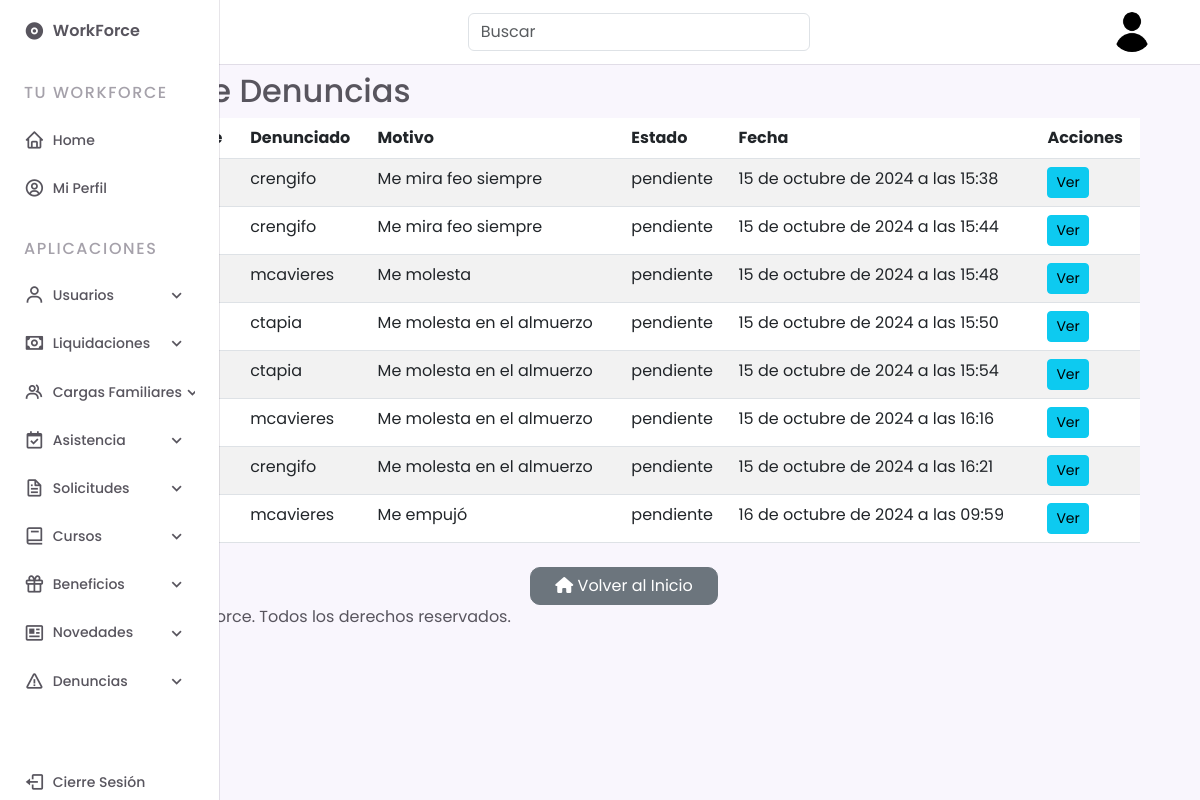
The page /gestiones/denuncias/ (signed in) on the database its author committed.
### gestiones/models.py (models this page shows, shortened)
class Denuncia(models.Model):
    ESTADOS_DENUNCIA = [
        ('pendiente', 'Pendiente'),
        ('revision', 'En Revisión'),
        ('resuelta', 'Resuelta'),
    ]
    denunciado = models.ForeignKey(settings.AUTH_USER_MODEL, on_delete=models.CASCADE, related_name='denuncias_recibidas')
    denunciante = models.ForeignKey(settings.AUTH_USER_MODEL, on_delete=models.CASCADE, related_name='denuncias_realizadas')
    motivo = models.CharField(max_length=255)
    descripcion = models.TextField()
    evidencias = models.FileField(upload_to='evidencias_denuncias/', null=True, blank=True)
    contacto_urgencia = models.CharField(max_length=100)
    estado = models.CharField(max_length=50, choices=ESTADOS_DENUNCIA, default='pendiente')
    fecha_creacion = models.DateTimeField(auto_now_add=True)
    fecha_limite = models.DateField(null=True, blank=True)
    PRIORIDADES_DENUNCIA = [
        ('baja', 'Baja'),
        ('media', 'Media'),
        ('alta', 'Alta'),
    ]
    prioridad = models.CharField(max_length=50, choices=PRIORIDADES_DENUNCIA, default='media')

class CustomUser(AbstractUser):
    empresa = models.ForeignKey(Empresa, on_delete=models.CASCADE, null=True, blank=True)
    area = models.ForeignKey(Area, on_delete=models.SET_NULL, null=True, blank=True)
    cargo = models.CharField(max_length=255, blank=True, null=True)
    fecha_contratacion = models.DateField(blank=True, null=True)
    foto_perfil = models.ImageField(upload_to='fotos_perfil/', null=True, blank=True)
    telefono = models.CharField(max_length=15, null=True, blank=True)
    fecha_nacimiento = models.DateField(null=True, blank=True)
    direccion = models.CharField(max_length=255, blank=True, null=True)
    salud = models.CharField(max_length=30, choices=[
        ('fonasa', 'Fonasa'),
        ('banmedica', 'Banmédica'),
        ('colmena', 'Colmena Golden Cross'),
        ('consalud', 'Consalud'),
        ('cruzblanca', 'CruzBlanca'),
        ('esencial', 'Esencial'),
        ('masvida', 'Nueva Masvida'),
        ('vidatres', 'Vida Tres'),
    ], blank=True, null=True)
    afp = models.CharField(max_length=30, choices=[
        ('capital', 'AFP Capital'),
        ('cuprum', 'AFP Cuprum'),
        ('habitat', 'AFP Habitat'),
        ('modelo', 'AFP Modelo'),
        ('planvital', 'AFP Planvital'),
        ('provida', 'AFP Provida'),
        ('uno', 'AFP Uno'),
    ], blank=True, null=True)
    horario_asignado = models.CharField(max_length=20, choices=[
        ('8:00-17:30', '8:00 a 17:30'),
        ('9:00-18:30', '9:00 a 18:30'),
        ('21:00-8:00', '21:00 a 8:00'),
        ('otro', 'Otro'),
    ], null=True, blank=True)
    rut = models.CharField(max_length=12, unique=True, null=True, blank=True)
    def __str__(self):
        return self.username

### gestiones/views.py (the view)
# urls.py: path('denuncias/', views.lista_denuncias, name='lista_denuncias'),
@login_required
def lista_denuncias(request):
    if request.user.area.nombre == 'Recursos Humanos' and request.user.cargo == 'Analista de Personas':
        denuncias = Denuncia.objects.all()
    else:
        denuncias = Denuncia.objects.filter(denunciante=request.user)
    return render(request, 'gestiones/denuncias/lista_denuncias.html', {'denuncias': denuncias})

### core/templatetags/custom_tags.py (called while the page is built)
@register.filter
def is_supervisor(user):
    return user.groups.filter(name='supervisores').exists()

### gestiones/templates/gestiones/denuncias/lista_denuncias.html
{% extends "base.html" %}
{%load static %}
{% block content %}
<div class="container">
    <h2>Lista de Denuncias</h2>
    <table class="table table-striped">
        <thead>
            <tr>
                <th>Denunciante</th>
                <th>Denunciado</th>
                <th>Motivo</th>
                <th>Estado</th>
                <th>Fecha</th>
                <th>Acciones</th>
            </tr>
        </thead>
        <tbody>
            {% for denuncia in denuncias %}
            <tr>
                <td>{{ denuncia.denunciante }}</td>
                <td>{{ denuncia.denunciado }}</td>
                <td>{{ denuncia.motivo }}</td>
                <td>{{ denuncia.estado }}</td>
                <td>{{ denuncia.fecha_creacion }}</td>
                <td>
                    <a href="{% url 'detalle_denuncia' denuncia.id %}" class="btn btn-info btn-sm">Ver</a>
                </td>
            </tr>
            {% empty %}
            <tr>
                <td colspan="6">No tienes denuncias disponibles.</td>
            </tr>
            {% endfor %}
        </tbody>
    </table>
    <div class="d-flex justify-content-center mt-4">
        <a href="{% url 'home' %}" class="btn btn-secondary px-4" style="border-radius: 10px;"><i class="fas fa-home"></i> Volver al Inicio</a>
    </div>
</div>
{% endblock %}

### static/css/styles_home.css (style rules this page uses)
:root { --header-height: 3.5rem; --nav-width: 219px; --first-color: #6923D0; --first-color-light: #F4F0FA; --title-color: #19181B; --text-color: #58555E; --text-color-light: #A5A1AA; --body-color: #F9F6FD; --container-color: #FFFFFF; --body-font: 'Poppins', sans-serif; --normal-font-size: .938rem; --small-font-size: .75rem; --smaller-font-size: .75rem; --font-medium: 500; --font-semi-bold: 600; --z-fixed: 100; }
@media screen and (min-width: 1024px) { :root { --normal-font-size: 1rem; --small-font-size: .875rem; --smaller-font-size: .813rem; } }
body { margin: var(--header-height) 0 0 0; padding: 1rem 1rem 0; font-family: var(--body-font); font-size: var(--normal-font-size); background-color: var(--body-color); color: var(--text-color); }
a { text-decoration: none; }
@media screen and (min-width: 768px) { body { padding: 1rem 3rem 0 6rem; } }

### rows shown on the page
Denuncia: denunciado "crengifo", motivo "Me mira feo siempre", estado "pendiente", fecha_creacion "15 de octubre de 2024 a las 15:38"
Denuncia: denunciado "crengifo", motivo "Me mira feo siempre", estado "pendiente", fecha_creacion "15 de octubre de 2024 a las 15:44"
Denuncia: denunciado "mcavieres", motivo "Me molesta", estado "pendiente", fecha_creacion "15 de octubre de 2024 a las 15:48"
Denuncia: denunciado "ctapia", motivo "Me molesta en el almuerzo", estado "pendiente", fecha_creacion "15 de octubre de 2024 a las 15:50"
Denuncia: denunciado "ctapia", motivo "Me molesta en el almuerzo", estado "pendiente", fecha_creacion "15 de octubre de 2024 a las 15:54"
Denuncia: denunciado "mcavieres", motivo "Me molesta en el almuerzo", estado "pendiente", fecha_creacion "15 de octubre de 2024 a las 16:16"
Denuncia: denunciado "crengifo", motivo "Me molesta en el almuerzo", estado "pendiente", fecha_creacion "15 de octubre de 2024 a las 16:21"
Denuncia: denunciado "mcavieres", motivo "Me empujó", estado "pendiente", fecha_creacion "16 de octubre de 2024 a las 09:59"
